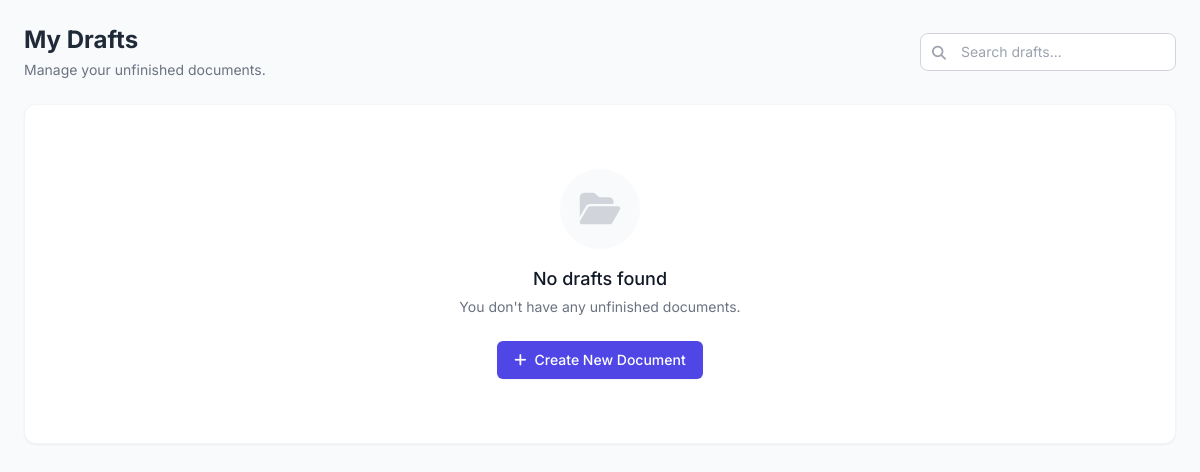
/my_drafts.php (signed in), run on an earlier commit of the app's database.
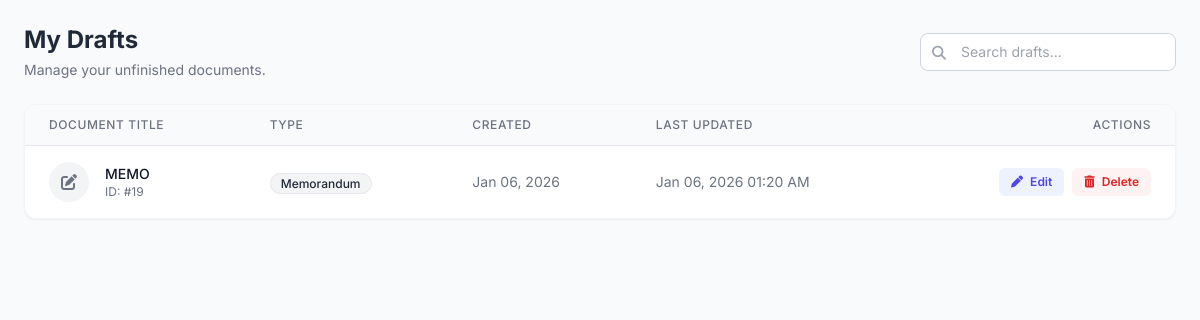
And on a later commit of the database.
### tables this page shows
CREATE TABLE `documents` (
  `doc_id` int(11) NOT NULL,
  `title` varchar(255) NOT NULL,
  `doc_type` varchar(100) NOT NULL,
  `status` enum('Draft','Review','Signing','Completed','Returned','Archived') NOT NULL,
  `initiator_id` int(11) NOT NULL,
  `current_owner_id` int(11) DEFAULT NULL,
  `created_at` timestamp NOT NULL DEFAULT current_timestamp(),
  `updated_at` timestamp NOT NULL DEFAULT current_timestamp() ON UPDATE current_timestamp()
);

### my_drafts.php (the view, shortened to what the changed rows need)
<?php
$user_id = $_SESSION['user_id'];
require_once 'db.php';
$search_sql = "";
$params = [$user_id];
$types = "i";
$sql = "SELECT
            doc_id,
            title,
            doc_type,
            created_at,
            updated_at
        FROM documents
        WHERE initiator_id = ?
        AND status = 'Draft'
        $search_sql
        ORDER BY updated_at DESC";
$stmt = $conn->prepare($sql);
$stmt->bind_param($types, ...$params);
$stmt->execute();
$result = $stmt->get_result();
?>
<!DOCTYPE html>
<html lang="en">
<head>
    <script src="https://cdn.tailwindcss.com"></script>
    <link rel="stylesheet" href="https://cdnjs.cloudflare.com/ajax/libs/font-awesome/6.4.0/css/all.min.css">
</head>
<body class="p-6">
    <div class="max-w-7xl mx-auto">
        <div class="flex flex-col md:flex-row justify-between items-start md:items-center mb-6 gap-4">
            <div>
                <h1 class="text-2xl font-bold text-gray-800">My Drafts</h1>
            </div>
        </div>
        <div class="bg-white rounded-xl shadow-sm border border-gray-100 overflow-hidden">
            <?php if ($result->num_rows > 0): ?>
                <div class="overflow-x-auto">
                    <table class="min-w-full divide-y divide-gray-200">
                        <thead class="bg-gray-50">
                            <tr>
                                <th scope="col" class="px-6 py-3 text-left text-xs font-medium text-gray-500 uppercase tracking-wider">Document Title</th>
                                <th scope="col" class="px-6 py-3 text-left text-xs font-medium text-gray-500 uppercase tracking-wider">Type</th>
                                <th scope="col" class="px-6 py-3 text-left text-xs font-medium text-gray-500 uppercase tracking-wider">Created</th>
                                <th scope="col" class="px-6 py-3 text-left text-xs font-medium text-gray-500 uppercase tracking-wider">Last Updated</th>
                                <th scope="col" class="px-6 py-3 text-right text-xs font-medium text-gray-500 uppercase tracking-wider">Actions</th>
                            </tr>
                        </thead>
                        <tbody class="bg-white divide-y divide-gray-200">
                            <?php while ($row = $result->fetch_assoc()): ?>
                                <tr class="hover:bg-gray-50 transition-colors">
                                    <td class="px-6 py-4 whitespace-nowrap">
                                        <div class="flex items-center">
                                            <div class="flex-shrink-0 h-10 w-10 rounded-full bg-gray-100 flex items-center justify-center text-gray-500">
                                                <i class="fas fa-edit"></i>
                                            </div>
                                            <div class="ml-4">
                                                <div class="text-sm font-medium text-gray-900 truncate max-w-xs" title="<?php echo htmlspecialchars($row['title']); ?>">
                                                    <?php echo htmlspecialchars($row['title']); ?>
                                                </div>
                                                <div class="text-xs text-gray-500">ID: #<?php echo $row['doc_id']; ?></div>
                                            </div>
                                        </div>
                                    </td>
                                    <td class="px-6 py-4 whitespace-nowrap">
                                        <span class="px-2.5 py-0.5 rounded-full text-xs font-medium bg-gray-100 text-gray-800 border border-gray-200">
                                            <?php echo htmlspecialchars($row['doc_type']); ?>
                                        </span>
                                    </td>
                                    <td class="px-6 py-4 whitespace-nowrap text-sm text-gray-500">
                                        <?php echo date('M d, Y', strtotime($row['created_at'])); ?>
                                    </td>
                                    <td class="px-6 py-4 whitespace-nowrap text-sm text-gray-500">
                                        <?php echo date('M d, Y h:i A', strtotime($row['updated_at'])); ?>
                                    </td>
                                    <td class="px-6 py-4 whitespace-nowrap text-right text-sm font-medium">
                                        <div class="flex items-center justify-end space-x-2">
                                            <a href="new_document.php?id=<?php echo $row['doc_id']; ?>" class="text-indigo-600 hover:text-indigo-900 bg-indigo-50 hover:bg-indigo-100 px-3 py-1.5 rounded-md text-xs font-semibold transition-colors">
                                                <i class="fas fa-pen mr-1"></i> Edit
                                            </a>
                                            <form method="POST" onsubmit="return confirm('Are you sure you want to delete this draft? This cannot be undone.');">
                                                <button type="submit" class="text-red-600 hover:text-red-900 bg-red-50 hover:bg-red-100 px-3 py-1.5 rounded-md text-xs font-semibold transition-colors">
                                                    <i class="fas fa-trash-alt mr-1"></i> Delete
                                                </button>
                                            </form>
                                        </div>
                                    </td>
                                </tr>
                            <?php endwhile; ?>
                        </tbody>
                    </table>
                </div>
            <?php else: ?>
                <div class="text-center py-16">
                    <div class="bg-gray-50 rounded-full h-20 w-20 flex items-center justify-center mx-auto mb-4">
                        <i class="fas fa-folder-open text-gray-300 text-4xl"></i>
                    </div>
                    <h3 class="text-lg font-medium text-gray-900">No drafts found</h3>
                    <p class="mt-1 text-sm text-gray-500">You don't have any unfinished documents.</p>
                    <div class="mt-6">
                        <a href="new_document.php" class="inline-flex items-center px-4 py-2 border border-transparent shadow-sm text-sm font-medium rounded-md text-white bg-indigo-600 hover:bg-indigo-700 focus:outline-none focus:ring-2 focus:ring-offset-2 focus:ring-indigo-500">
                            <i class="fas fa-plus mr-2"></i> Create New Document
                        </a>
                    </div>
                </div>
            <?php endif; ?>
        </div>
    </div>
</body>
</html>

What changed in the data, as far as the page shows it:
added documents: title "MEMO", doc_id "19", doc_type "Memorandum", created_at "Jan 06, 2026", updated_at "Jan 06, 2026 01:20 AM"
Also different on the page:
text no longer shown: "No drafts found You don't have any unfinished documents. Create New Document"
text now shown: "DOCUMENT TITLE TYPE CREATED LAST UPDATED ACTIONS"
